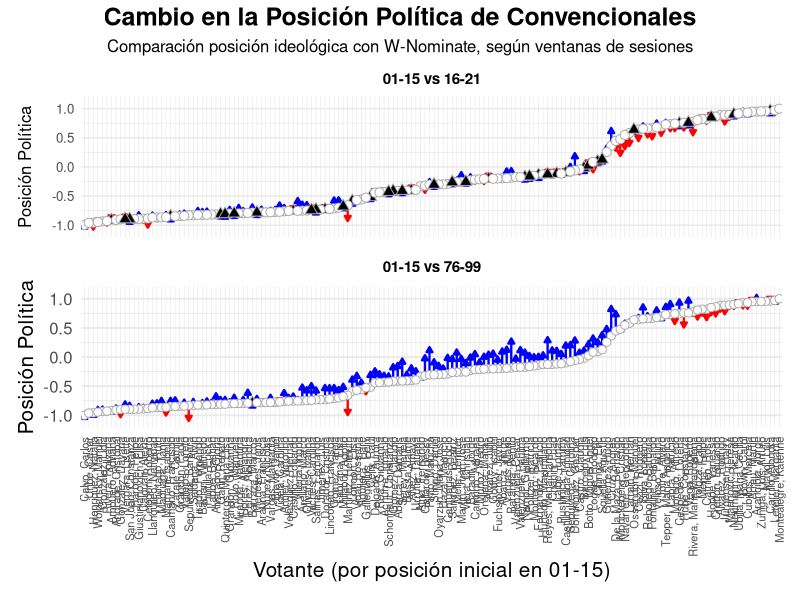
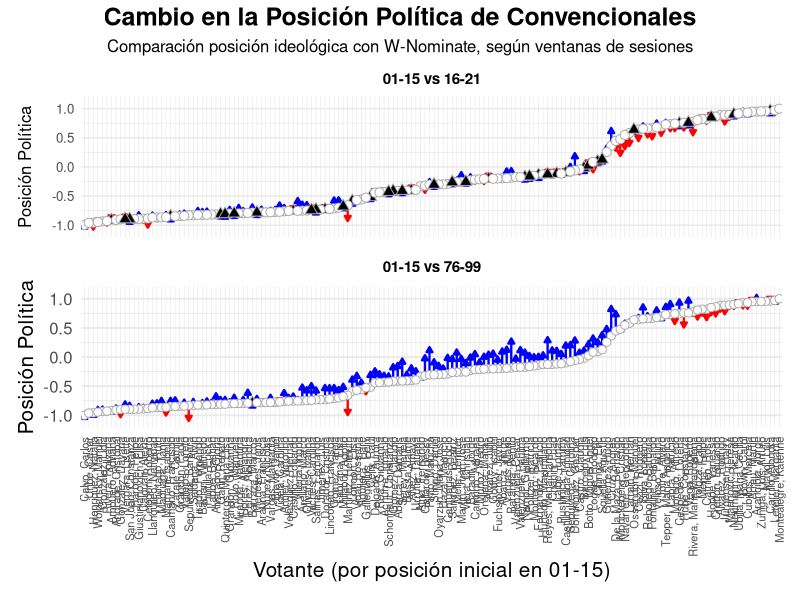

Reproduce these figures in R, in order.
library(ggplot2)
library(dplyr)
library(readr)
library(patchwork) # para combinar gráficos

# Cargamos datos
orden_votantes_t <- read_csv("03_orden_votantes_t.csv")

# Objeto con toda la información para plot
orden_votantes_t_procesado <- orden_votantes_t %>%
  # Agregamos nuevas columnas
  mutate(
    posicion_inicial = posicion_ideologica,
    posicion_final = posicion_ideologica + diferencia_media,
    direccion_cambio = case_when(
                          diferencia_media > 0 ~ "Derecha",
                          diferencia_media < 0 ~ "Izquierda",
                          TRUE ~ "Sin cambio" # por si acaso
                                ),
    significativo = p_valor < 0.05,
    etiqueta_significancia = ifelse(significativo, "Significativo (p < 0.05)", "No Significativo (p >= 0.05)")
  ) %>%
  # Algunos más para plot
  mutate(
    direccion_cambio_factor = factor(direccion_cambio, levels = c("Izquierda", "Derecha")), 
    etiqueta_significancia_factor = factor(etiqueta_significancia, levels = c("Significativo (p < 0.05)", "No Significativo (p >= 0.05)"))
  )

# Fijamos escalas y formas para ambos plots consistentes
common_y_scale <- scale_y_continuous(limits = c(-1.1, 1.1), breaks = seq(-1, 1, by = 0.5))
common_color_scale <- scale_color_manual(
  name = "Dirección del Cambio",
  values = c("Izquierda" = "red", "Derecha" = "blue"),
  na.translate = FALSE # No mostrar NA si "Sin cambio" no existe
)
common_shape_scale <- scale_shape_manual(
  name = "Significancia Estadística",
  values = c(
    "Significativo (p < 0.05)" = 21,    # círculo 
    "No Significativo (p >= 0.05)" = 24 # triángulo hacia arriba 
  ),
  drop = FALSE
)
common_fill_scale <- scale_fill_manual(
  name = "Significancia Estadística",
  values = c(
    "Significativo (p < 0.05)" = "white", # Círculo blanco
    "No Significativo (p >= 0.05)" = "black"  # Triángulo rojo
  ),
  drop = FALSE
)
common_guides <- guides(
  shape = guide_legend(title = "Significancia Estadística"),
  fill = guide_legend(title = "Significancia Estadística"),
  color = guide_legend(title = "Dirección del Cambio")
)

# --- Crear plot 1 (01-15 vs 16-21) ---

data_plot_1 <- orden_votantes_t_procesado %>% filter(comparacion == "01-15 vs 16-21")

plot_1 <- ggplot(data_plot_1, aes(x = reorder(Votante, posicion_inicial), y = posicion_inicial)) +
  geom_segment(
    aes(xend = reorder(Votante, posicion_inicial), yend = posicion_final, color = direccion_cambio_factor),
    arrow = arrow(length = unit(0.15, "cm"), type = "closed"), linewidth = 0.8
  ) +
  geom_point(
    aes(shape = etiqueta_significancia_factor, fill = etiqueta_significancia_factor),
    size = 2.75, stroke = 0.5, color = "darkgrey" # Borde negro por defecto
  ) +
  common_y_scale +
  common_color_scale +
  common_shape_scale +
  common_fill_scale +
  common_guides +
  labs(
    title = "01-15 vs 16-21", # Título plot 1
    x = NULL, # sin labels eje-x
    y = "Posición Política"
  ) +
  theme_minimal(base_size = 12) +
  theme(
    plot.title = element_text(hjust = 0.5, face = "bold", size = 11), # Título del subplot
    axis.text.x = element_blank(),   # sin texto en eje-x
    axis.ticks.x = element_blank(),  # quitamos marcas del eje X
    legend.position = "none",        # la leyenda se coloca al final
    panel.grid.major.x = element_line(color = "grey90", linewidth = 0.2), # Grilla vertical sutil
    panel.grid.minor.x = element_blank()
  )

# --- Crear plot 2 (01-15 vs 76-99) ---

data_plot_2 <- orden_votantes_t_procesado %>% filter(comparacion == "01-15 vs 76-99")

plot_2 <- ggplot(data_plot_2, aes(x = reorder(Votante, posicion_inicial), y = posicion_inicial)) +
  geom_segment(
    aes(xend = reorder(Votante, posicion_inicial), yend = posicion_final, color = direccion_cambio_factor),
    arrow = arrow(length = unit(0.15, "cm"), type = "closed"), linewidth = 0.8
  ) +
  geom_point(
    aes(shape = etiqueta_significancia_factor, fill = etiqueta_significancia_factor),
    size = 2.50, stroke = 0.5, color = "darkgrey" # Borde negro por defecto
  ) +
  common_y_scale +
  common_color_scale +
  common_shape_scale +
  common_fill_scale +
  common_guides +
  labs(
    title = "01-15 vs 76-99", # Título específico
    x = "Votante (por posición inicial en 01-15)", # Mantenemos etiqueta eje-X
    y = "Posición Política"
  ) +
  theme_minimal(base_size = 15) + # Tamaño label 'Votante' en eje-x
  theme(
    plot.title = element_text(hjust = 0.5, face = "bold", size = 11), # Título de la subtrama
    axis.text.x = element_text(angle = 90, hjust = 1, vjust = 0.5, size = 8), # Texto del eje-X
    legend.position = "none",        # La leyenda se colectará al final
    panel.grid.major.x = element_line(color = "grey90", linewidth = 0.2), # Grilla vertical sutil
    panel.grid.minor.x = element_blank()
  )

# --- Combinar plots---

plot_combinado <- plot_1 / plot_2 + # El "/" apila verticalmente
  plot_layout(guides = 'collect') + # Colecta las leyendas de abajo
  plot_annotation( 
    title = "Cambio en la Posición Política de Convencionales",
    subtitle = "Comparación posición ideológica con W-Nominate, según ventanas de sesiones",
    theme = theme(plot.title = element_text(hjust = 0.5, size = 18, face="bold"),
                  plot.subtitle = element_text(hjust = 0.5, size = 12))
  ) 

print(plot_combinado)

# --- Guardamos el plot combinado ---
ggsave("scripts - plots/cambio_posiciones_pleno_1.png", plot_combinado, width = 16, height = 10, units = "in", dpi = 600)
